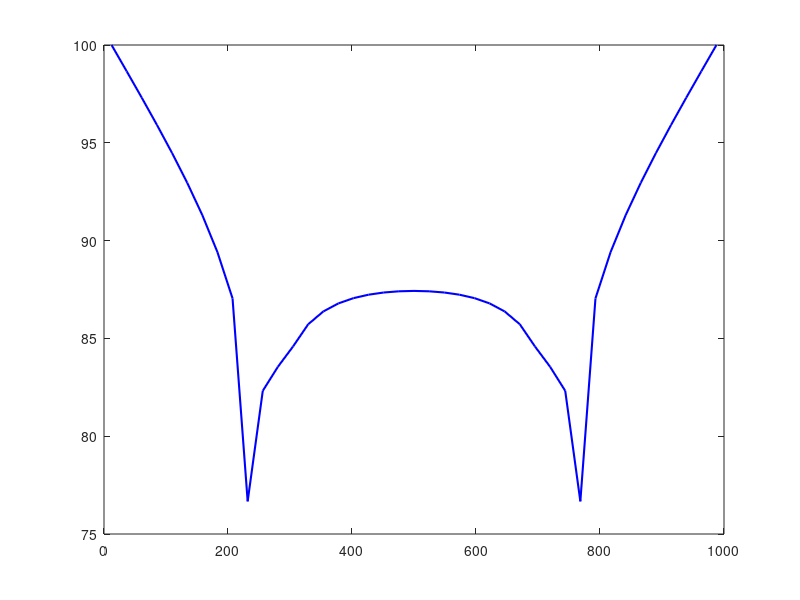

MATLAB code to generate this figure:


%% Caso 1
% MODFLOW
% A=[20	100
% 64.8752	96.9778
% 119.683	93.5266
% 165.569	90.6505
% 206.351	87.6318
% 245.857	84.6132
% 298.101	80.0146
% 333.775	76.4227
% 369.439	71.9699
% 398.723	67.3746
% 419.076	62.4937
% 431.790	58.9050
% 454.676	52.4455
% 466.092	46.8485
% 473.702	42.9736
% 481.299	38.0945
% 492.730	33.7887
% 500  	28.0
% 511.864	33.9294
% 518.287	37.9457
% 525.989	42.2488
% 534.983	47.9864
% 547.824	55.5885
% 559.354	60.0345
% 583.647	65.1960
% 604.106	69.6407
% 637.312	73.3662
% 680.734	78.2380
% 726.701	82.5356
% 786.705	87.4050
% 855.632	91.6993
% 911.791	94.9911
% 961.567	97.7099
% 980	100];
% 
% plot(A(:,1),A(:,2),'m','LineWidth',1.5)
% hold on
% %VCFVM
% AA=[0	100
% 88.3278	94.1929
% 135.699	91.4042
% 187.177	87.6885
% 251.022	83.7385
% 296.307	79.5614
% 343.644	74.9208
% 384.796	70.2816
% 421.807	64.7175
% 446.430	58.2302
% 466.921	51.2810
% 479.169	44.5652
% 493.483	38.0804
% 500	33.9
% 520.368	42.4723
% 534.924	49.1819
% 547.422	56.1235
% 574.346	62.5988
% 601.256	68.3796
% 646.714	73.6932
% 694.217	78.0804
% 747.923	83.3920
% 801.595	86.8519
% 861.457	90.5417
% 904.811	93.5409
% 960.553	97.4632
% 1000	100];
% 
% plot(AA(:,1),AA(:,2),'y','LineWidth',1.5)
%% Caso 2
% MODFLOW
% M=[48.3461	89.8694
% 201.018	88.4442
% 310.433	87.3040
% 363.868	86.4014
% 419.847	85.2138
% 450.382	83.8361
% 470.738	82.4584
% 483.461	81.3183
% 501.272	80.0831
% 516.539	81.2233
% 526.718	82.3634
% 544.529	83.7886
% 569.975	85.1188
% 613.232	86.3064
% 694.656	87.4941
% 788.804	88.4442
% 898.219	89.3468
% 949.109	89.8219];
%  plot(M(:,1),M(:,2),'r','LineWidth',1.5)
%  hold on
% % CVFV method
% N=[0	90.000
% 66.1578	89.4893
% 180.662	88.6342
% 284.987	87.7791
% 338.422	87.1140
% 381.679	86.4489
% 422.392	85.5938
% 450.382	84.6437
% 470.738	83.5511
% 486.005	82.5534
% 498.728	81.7458
% 516.539	82.5534
% 531.807	83.6461
% 549.618	84.6437
% 577.608	85.6413
% 613.232	86.5439
% 664.122	87.1140
% 720.102	87.7791
% 763.359	88.2542
% 816.794	88.6817
% 875.318	89.1568
% 928.753	89.5368
% 1000	90.000];
%  plot(N(:,1),N(:,2),'*b','LineWidth',1.5)
%  hold on
%==========================================================================
%% Caso 3
%MODFLOW
% C1=[12.5	100
% 42.5211	97.6995
% 78.1505	95.8306
% 113.767	93.6750
% 144.288	91.6635
% 177.334	89.0781
% 205.278	86.4934
% 223.057	84.7705
% 237.5	81.9
% 281.697	84.0452
% 343.025	86.3303
% 417.057	87.4667
% 485.940	87.6001
% 565.021	87.5888
% 618.579	87.2944
% 661.894	86.1412
% 700.101	84.8454
% 762.5	81.9
% 786.861	85.4065
% 832.981	89.8443
% 879.055	93.2785
% 930.218	96.4253
% 987.5	100];
% 
% plot(C1(:,1),C1(:,2),'r','LineWidth',1.5)
% hold on
C=[12.19512195	100
36.58536585	98.65743256
60.97560976	97.30122375
85.36585366	95.91550446
109.7560976	94.4790802
134.1463415	92.96021271
158.5365854	91.30551147
182.9268293	89.41229248
207.3170732	87.04598236
231.7073171	76.6683197
256.097561	82.31978607
280.4878049	83.54929352
304.8780488	84.58590698
329.2682927	85.71941376
353.6585366	86.37622833
378.0487805	86.78919983
402.4390244	87.0587616
426.8292683	87.23530579
451.2195122	87.34650421
475.6097561	87.40791321
500	87.4275589
524.3902439	87.40791321
548.7804878	87.34650421
573.1707317	87.23530579
597.5609756	87.0587616
621.9512195	86.78919983
646.3414634	86.37622833
670.7317073	85.71941376
695.1219512	84.58590698
719.5121951	83.54929352
743.902439	82.31978607
768.2926829	76.66832733
792.6829268	87.04598999
817.0731707	89.41229248
841.4634146	91.30551147
865.8536585	92.96021271
890.2439024	94.4790802
914.6341463	95.91550446
939.0243902	97.30122375
963.4146341	98.65743256
987.804878	100
];




 plot(C(:,1),C(:,2),'b','LineWidth',1.5)
% hold on
% % VCFVM
% D=[0	100
% 58.3165	97.4486
% 99.7270	94.8992
% 144.096	92.1798
% 191.389	88.6125
% 209.105	86.9146
% 223.783	83.8613
% 250.218	79
% 271.119	81.1414
% 294.999	83.8492
% 321.802	85.7091
% 378.242	86.8859
% 437.616	87.3844
% 499.938	87.5433
% 556.309	87.3642
% 612.662	86.8462
% 668.997	85.9892
% 713.410	84.1173
% 734.023	81.0630
% 750.787	79
% 772.669	82.4123
% 793.625	85.9681
% 817.505	88.6759
% 850.286	91.3822
% 889.002	94.0875
% 930.668	96.4533
% 966.382	98.4811
% 1000	100];
% 
% plot(D(:,1),D(:,2),'k','LineWidth',1.5)
% hold on
%%
%Caso 4
% MODFLOW
% E=[0.599323	2.000
% 2.08797	2.05569
% 3.03528	2.08597
% 3.94393	2.11520
% 4.96858	2.14336
% 5.74190	2.16514
% 6.70855	2.18905
% 7.81054	2.21297
% 8.75785	2.23262
% 9.80184	2.25175
% 10.9425	2.27035
% 12.0831	2.28735
% 13.3398	2.30223
% 15.0217	2.31817
% 16.5297	2.32986
% 17.9217	2.33677
% 18.6950	2.33836
% 19.7003	2.33943
% 20.5317	2.33943
% 21.5563	2.33730
% 22.9483	2.33199
% 24.0503	2.32561
% 24.9976	2.31817
% 25.9836	2.30967
% 27.0082	2.29798
% 28.2262	2.28257
% 29.1542	2.26929
% 30.2175	2.25069
% 30.9715	2.23794
% 31.6481	2.22412
% 32.3248	2.21084
% 33.2334	2.19012
% 34.2194	2.16621
% 35.2054	2.13911
% 35.9594	2.11732
% 36.8101	2.09182
% 37.5254	2.06950
% 38.3954	2.03921
% 39.4393	2.0000];
%  plot(E(:,1),E(:,2),'r','LineWidth',1.5)
%  hold on
% % VCFVM
% F=[0	2.000
% 0.714167	2.02501
% 1.35269	2.04736
% 2.04928	2.07077
% 3.11358	2.10217
% 4.19724	2.13410
% 5.31966	2.16390
% 6.50017	2.19317
% 8.10650	2.22936
% 9.88714	2.26237
% 11.6679	2.29111
% 13.0422	2.30922
% 14.9779	2.32892
% 16.4686	2.33905
% 17.9786	2.34705
% 19.5080	2.35079
% 21.0569	2.34975
% 22.0831	2.34604
% 23.1287	2.34180
% 24.0969	2.33649
% 25.0264	2.32746
% 26.0720	2.31843
% 27.4469	2.30196
% 28.3959	2.28974
% 29.2673	2.27592
% 30.5649	2.25413
% 31.8625	2.23021
% 33.0440	2.20363
% 34.2837	2.17280
% 35.4652	2.14409
% 36.8793	2.10155
% 37.9448	2.06859
% 38.6421	2.04839
% 39.2621	2.02552
% 40 	2.0000];
% plot(F(:,1),F(:,2),'b--','LineWidth',1.5)
% hold on
